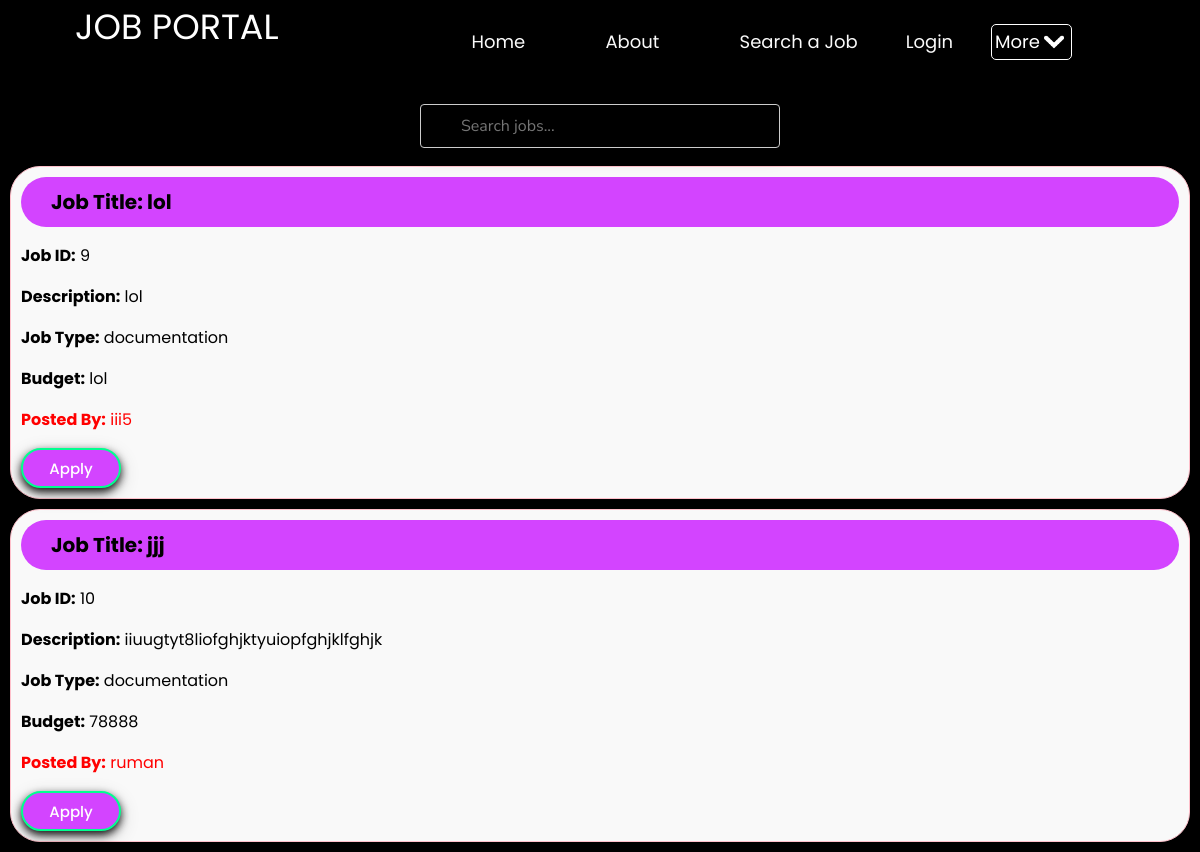
/jobportal/documentation.php, run on the app's committed database.
### tables this page shows
CREATE TABLE `job` (
  `jobid` int(10) NOT NULL,
  `jobtitle` varchar(50) NOT NULL,
  `description` varchar(1400) NOT NULL,
  `type` varchar(20) NOT NULL,
  `budget` varchar(1000) NOT NULL,
  `username` varchar(20) NOT NULL,
  `userid` int(10) NOT NULL
);

### jobportal/documentation.php (the view, shortened to what this page needs)
<html>
    <head>
        <link rel="stylesheet" href="home.css">
    </head>
    <body>
   <?php include("nav.php");?>
<body>
<input type="text" placeholder="Search jobs..." id="search-bar">
<?php
$conn = new mysqli("localhost", "root", "", "jobportaldb");
$result = $conn->query("SELECT * FROM job WHERE type = 'documentation'");
if ($result->num_rows > 0) {
    while ($row = $result->fetch_assoc()) {
        echo '<div class="job-card">';
        echo '<div class="job-card-header">Job Title: ' .$row['jobtitle'] . '</div>';
        echo '<p><strong>Job ID:</strong> ' . $row['jobid'] . '</p>';
        echo '<p><strong>Description:</strong> ' . $row['description'] . '</p>';
        echo '<p><strong>Job Type:</strong> ' . $row['type'] . '</p>';
        echo '<p><strong>Budget:</strong> ' . $row['budget'] . '</p>';
        echo '<a href="userdata.php?username=' . $row['username'] . '"><p style="color:red;"><strong>Posted By:</strong> ' . $row['username'] . '</p></a>';
        echo '<button class="explore" onclick="applyForJob(' . $row['jobid'] . ')">Apply</button>';
        echo '</div>';
    }
} else {
    echo 'No jobs found.';
}
?>
</body>
</html>
                </body>
                </html>

### jobportal/nav.php (shortened to what this page needs)
<html>
    <head > <link rel="stylesheet" href="nav.css">
</head>
        <body>
        <nav>
    <label class="logo">JOB PORTAL</label>
    <ul>
        <li><a href="home.php">Home</a></li>
        <li><a href="about.php">About</a></li>
        <?php
        if (isset($_SESSION['user_id'])) {
            echo '<li><a href="post a job.php">Post a Job</a></li>';
            echo '<li><a href="search a job.php">Search a Job</a></li>';
            echo '<li><a href="blog.php">Blogs</a></li>';
            echo '<li class="dropdown">';
            echo '<a href="#" class="dropbtn">More<img src="images/down.jpg" alt="Image" style="margin:4px;width: 20px; height: 20px; float: right;"></a>';
            echo '<div class="dropdown-content">';
            echo '<a href="post a blog.php">Post a Blog</a>';
            echo '<a href="useraccount.php">User Account</a>';
            echo '<a href="logout.php">Logout</a>';
            echo '</div>';
            echo '</li>';
        } else {
            echo '<li><a href="search a job.php">Search a Job</a></li>';
            echo '<a href="login.php">Login</a>';
            echo '<li class="dropdown">';
            echo '<a href="#" class="dropbtn">More<img src="images/down.jpg" alt="Image" style="margin:4px;width: 20px; height: 20px; float: right;"></a>';
            echo '</li>';
        }
        ?>
    </ul>
</nav>

### jobportal/home.css (style rules this page uses)
html { scroll-behavior: smooth; }
body { background-color: rgb(0, 0, 0); }
* { list-style: none; text-decoration: none; }
nav ul { float: right; overflow: hidden; list-style: none; margin-right: 100px; }
li { display: inline-block; padding: 8px; background: transparent; margin: 0 20px; font-family: 'Poppins', sans-serif; }
nav a { color: rgb(250, 250, 250); font-size: 18px; padding: 10px; border-radius: 50px; }
label.logo { padding: 0 75px; margin-top: 40px; font-size: 35px; color: rgb(255, 255, 255); font-family: 'Poppins', sans-serif; }
.explore { border-radius: 30px ; background-color: #D344FF; color: rgb(0, 0, 0); font-size: 15px; box-shadow: 0 4px 8px 0 rgba(8, 8, 8, 0.933), 0 6px 20px 0 rgba(0, 0, 0, 0.19); font-family: 'Poppins', sans-serif; height: 50px; width: 150px; border: 2px solid; border-color: #01FF8F; font-weight: 500; }
input[type=text], select,textarea { width: 70%; padding: 12px 20px; background-color: #000000; margin: 8px 0; color: aliceblue; font-family:'Nunito Sans', sans-serif ; display: inline-block; font-size: 20px; box-shadow: 0 4px 8px 0 rgba(0, 0, 0, 0.2), 0 6px 20px 0 rgba(0, 0, 0, 0.19); border: 1px solid #ccc; border-radius: 4px; box-sizing: border-box; }
input[type=text], select :hover { box-shadow: #00FF9F; }
.dropbtn { display: inline-block; color: white; text-align: center; text-decoration: none; background-color: inherit; }

### jobportal/nav.css (style rules this page uses)
* { list-style: none; text-decoration: none; }
nav ul { float: right; overflow: hidden; list-style: none; margin-right: 100px; }
li { display: inline-block; padding: 8px; background: transparent; margin: 0 20px; font-family: 'Poppins', sans-serif; }
nav a { color: rgb(250, 250, 250); font-size: 18px; padding: 10px; border-radius: 50px; }
label.logo { padding: 0 75px; margin-top: 40px; font-size: 35px; color: rgb(255, 255, 255); font-family: 'Poppins', sans-serif; }

### jobportal/documentation.php (style rules this page uses)
input[type="text"] { width: 30%; padding: 10px; margin-left: 35%; margin-top:20px; box-sizing: border-box; border: 1px solid #ccc; border-radius: 4px; font-size: 16px; background-color: black; background-image: url('images/search.jpg'); background-position: 10px 10px; background-repeat: no-repeat; padding-left: 40px; }
.job-card { border-radius:30px; border: 1px solid pink; font-family: 'Poppins', sans-serif; padding: 10px; margin: 10px; background-color: #f9f9f9; }
.job-card-header { background-color: #D344FF; border-radius:30px; padding: 10px; padding-left:30px; font-weight: bold; font-size:20px; }
.explore { border-radius: 30px ; background-color: #D344FF; color: white; font-size: 15px; font-family: 'Poppins', sans-serif; height: 40px; width: 100px; border: 2px solid; border-color: #01FF8F; font-weight: 500; }

### jobportal/nav.php (style rules this page uses)
* { box-sizing:border-box; }
body { margin: 0; font-family: 'Poppins', sans-serif; }
.dropbtn { border:1px solid white; padding:3px; border-radius:5px; }

### data on the page
job: jobtitle "lol", jobid "9", description "lol", type "documentation", budget "lol", username "iii5"
job: jobtitle "jjj", jobid "10", description "iiuugtyt8liofghjktyuiopfghjklfghjk", type "documentation", budget "78888", username "ruman"
